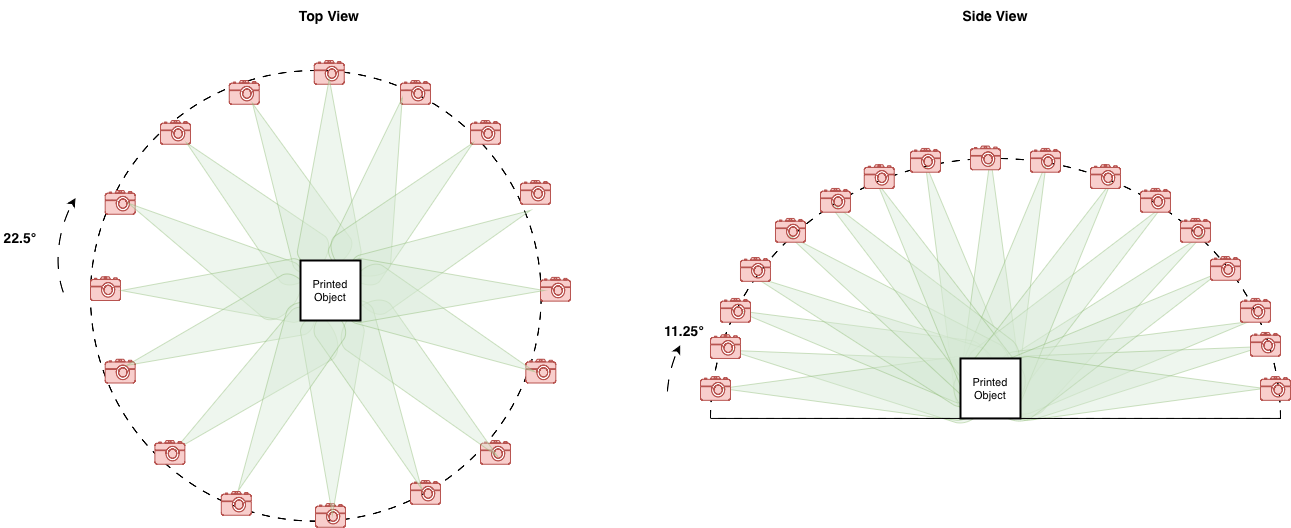
#> input picture CAMERA POSES.drawio.png, 1291 x 528 px
$ python 'RETHINK CODE - 14FEB.py' --input-path 'CAMERA POSES.drawio.png' --output-dir out
#> lines starting #> are read from the running program, lines starting #| are printed output that depends on the picture; after the words box and inside, x2 and y2 are one past the last pixel; in counts of white or black regions, pixels touching at a corner belong together
import argparse
import os
import cv2
import numpy as np

IMAGE_EXTENSIONS = {".jpg", ".jpeg", ".png", ".bmp", ".tif", ".tiff", ".webp"}
DEFAULT_GREEN_HSV_RANGE = "35,20,20:105,255,255"

def preprocess_binary_mask(mask, open_iter=1, close_iter=1, median_ksize=3):
    """Light cleanup for binary masks."""
    cleaned = mask.copy()
    kernel = cv2.getStructuringElement(cv2.MORPH_RECT, (3, 3))
    if open_iter:
        cleaned = cv2.morphologyEx(cleaned, cv2.MORPH_OPEN, kernel, iterations=open_iter)
    if close_iter:
        cleaned = cv2.morphologyEx(cleaned, cv2.MORPH_CLOSE, kernel, iterations=close_iter)
    if median_ksize and median_ksize > 1:
        cleaned = cv2.medianBlur(cleaned, median_ksize)
    return cleaned


def fill_holes_with_outer_contour(mask):
    """Fill holes by drawing only external contours as solid regions."""
    contours, _ = cv2.findContours(mask, cv2.RETR_EXTERNAL, cv2.CHAIN_APPROX_SIMPLE)
    if not contours:
        return mask
    solid = np.zeros_like(mask, dtype=np.uint8)
    cv2.drawContours(solid, contours, -1, 255, thickness=cv2.FILLED)
    return preprocess_binary_mask(solid, open_iter=0, close_iter=2, median_ksize=3)


# [9 lines left out: function build_structure_edge_mask, not called in this run]

def build_hsv_mask(image_bgr, hsv_ranges):
    """Build a binary mask from one or more HSV ranges."""
    hsv = cv2.cvtColor(image_bgr, cv2.COLOR_BGR2HSV)
    combined = None
    for lower, upper in hsv_ranges:
        lower_np = np.array(lower, dtype=np.uint8)
        upper_np = np.array(upper, dtype=np.uint8)
        current = cv2.inRange(hsv, lower_np, upper_np)
        combined = current if combined is None else cv2.bitwise_or(combined, current)
    return preprocess_binary_mask(combined, open_iter=1, close_iter=2, median_ksize=3)

def pick_hsv_roi(
    hsv_mask,
    target_center_frac=(0.5, 0.5),
    min_area_frac=0.01,
    max_area_frac=0.75,
    max_aspect_ratio=3.5,
):
    """Pick an ROI from HSV mask using area/aspect/center scoring."""
    h, w = hsv_mask.shape[:2]
    total_area = float(h * w)
    diag = (h * h + w * w) ** 0.5
    target_x = w * target_center_frac[0]
    target_y = h * target_center_frac[1]

    contours, _ = cv2.findContours(hsv_mask, cv2.RETR_EXTERNAL, cv2.CHAIN_APPROX_SIMPLE)
    if not contours:
        return None, None

    best = None
    best_score = -1.0
    for contour in contours:
        area = cv2.contourArea(contour)
        if area <= 0:
            continue
        area_frac = area / total_area
        if area_frac < min_area_frac or area_frac > max_area_frac:
            continue

        x, y, bw, bh = cv2.boundingRect(contour)
        if bw < 3 or bh < 3:
            continue
        aspect = max(bw, bh) / float(min(bw, bh))
        if aspect > max_aspect_ratio:
            continue

        hull_area = cv2.contourArea(cv2.convexHull(contour))
        solidity = area / hull_area if hull_area > 0 else 0.0
        if solidity < 0.3:
            continue

        cx = x + bw / 2.0
        cy = y + bh / 2.0
        center_dist = (((cx - target_x) ** 2 + (cy - target_y) ** 2) ** 0.5) / diag
        center_weight = max(0.0, 1.0 - center_dist)

        score = (0.45 * area_frac) + (0.25 * solidity) + (0.30 * center_weight)
        if score > best_score:
            best_score = score
            best = (x, y, bw, bh, contour)

    if best is None:
        return None, None
    x, y, bw, bh, contour = best
    return (x, y, bw, bh), contour


# [23 lines left out: function show_result_popup, not called in this run]

def mask_single_image(
    image_path,
    output_path,
    hsv_ranges,
    show_popup=False,
    target_center_frac=(0.5, 0.5),
    min_area_frac=0.005,
    max_area_frac=0.85,
    max_aspect_ratio=6.0,
):
    image = cv2.imread(image_path)
    if image is None:
        raise FileNotFoundError(f"Could not load image: {image_path}")

    blurred = cv2.GaussianBlur(image, (9, 9), 0)
    hsv_mask = build_hsv_mask(blurred, hsv_ranges)
    roi_rect, contour = pick_hsv_roi(
        hsv_mask,
        target_center_frac=target_center_frac,
        min_area_frac=min_area_frac,
        max_area_frac=max_area_frac,
        max_aspect_ratio=max_aspect_ratio,
    )
    if roi_rect is None or contour is None:
        raise RuntimeError("No HSV ROI passed filters. Adjust HSV ranges or geometry thresholds.")

    selected_mask = np.zeros_like(hsv_mask, dtype=np.uint8)
    cv2.drawContours(selected_mask, [contour], -1, 255, thickness=cv2.FILLED)
    selected_mask = preprocess_binary_mask(
        selected_mask, open_iter=0, close_iter=3, median_ksize=5
    )
    selected_mask = fill_holes_with_outer_contour(selected_mask)

    # Keep original resolution to stabilize SfM/camera handling.
    masked_image = cv2.bitwise_and(image, image, mask=selected_mask)

    output_dir = os.path.dirname(output_path)
    if output_dir:
        os.makedirs(output_dir, exist_ok=True)
    if not cv2.imwrite(output_path, masked_image):
        raise RuntimeError(f"Failed to write masked image to: {output_path}")

    if show_popup:
        # Debug-only panel, not used for final mask creation.
        edges_mask = build_structure_edge_mask(blurred)
        show_result_popup(image, hsv_mask, edges_mask, selected_mask, masked_image)


# [16 lines left out: function list_images_in_folder, not called in this run]


def run_mask_batch(
    input_path,
    output_dir,
    hsv_ranges,
    show_popup=False,
    recursive=False,
    target_center_frac=(0.5, 0.5),
    min_area_frac=0.005,
    max_area_frac=0.85,
    max_aspect_ratio=6.0,
):
    if not os.path.exists(input_path):
        raise FileNotFoundError(f"Input path does not exist: {input_path}")
    os.makedirs(output_dir, exist_ok=True)

    if os.path.isfile(input_path):
        image_paths = [input_path]
    else:
        image_paths = list_images_in_folder(input_path, recursive=recursive)
        if not image_paths:
            raise RuntimeError(f"No images found in folder: {input_path}")

    success_count = 0
    failures = []

    for image_path in image_paths:
        stem = os.path.splitext(os.path.basename(image_path))[0]
        output_path = os.path.join(output_dir, f"{stem}_masked_roi.png")
        try:
            mask_single_image(
                image_path=image_path,
                output_path=output_path,
                hsv_ranges=hsv_ranges,
                show_popup=show_popup,
                target_center_frac=target_center_frac,
                min_area_frac=min_area_frac,
                max_area_frac=max_area_frac,
                max_aspect_ratio=max_aspect_ratio,
            )
            success_count += 1
            print(f"[OK]   {os.path.basename(image_path)} -> {output_path}")
        except Exception as exc:
            failures.append((image_path, str(exc)))
            print(f"[FAIL] {os.path.basename(image_path)} -> {exc}")

    print(f"\nBatch complete: {success_count} succeeded, {len(failures)} failed.")
    return failures


def parse_hsv_ranges(hsv_specs):
    """
    Parse repeated --hsv-range args like:
    --hsv-range 35,20,20:105,255,255
    """
    parsed = []
    for spec in hsv_specs:
        try:
            lower_text, upper_text = spec.split(":")
            lower = tuple(int(v) for v in lower_text.split(","))
            upper = tuple(int(v) for v in upper_text.split(","))
            if len(lower) != 3 or len(upper) != 3:
                raise ValueError
            parsed.append((lower, upper))
        except ValueError as exc:
            raise ValueError(
                f"Invalid --hsv-range '{spec}'. Expected format: H,S,V:H,S,V"
            ) from exc
    return parsed

def main():
    parser = argparse.ArgumentParser(
        description="Mask-only batch pipeline (full-frame masked outputs; no SIFT / no point cloud)."
    )
    parser.add_argument("--input-path", type=str, required=True, help="Image file or folder to process.")
    parser.add_argument("--output-dir", type=str, required=True, help="Directory to save *_masked_roi.png outputs.")
    parser.add_argument(
        "--hsv-range",
        action="append",
        default=[DEFAULT_GREEN_HSV_RANGE],
        help="HSV range in H,S,V:H,S,V form. Repeat flag for multiple ranges.",
    )
    parser.add_argument("--show-popup", action="store_true", help="Show per-image preview popup.")
    parser.add_argument("--recursive", action="store_true", help="Process images in subfolders too.")
    parser.add_argument("--target-center-x", type=float, default=0.5, help="Target ROI center x fraction.")
    parser.add_argument("--target-center-y", type=float, default=0.5, help="Target ROI center y fraction.")
    parser.add_argument("--min-area-frac", type=float, default=0.005, help="Minimum ROI area fraction.")
    parser.add_argument("--max-area-frac", type=float, default=0.85, help="Maximum ROI area fraction.")
    parser.add_argument("--max-aspect-ratio", type=float, default=6.0, help="Maximum ROI aspect ratio.")
    args = parser.parse_args()

    hsv_ranges = parse_hsv_ranges(args.hsv_range)
    run_mask_batch(
        input_path=args.input_path,
        output_dir=args.output_dir,
        hsv_ranges=hsv_ranges,
        show_popup=args.show_popup,
        recursive=args.recursive,
        target_center_frac=(args.target_center_x, args.target_center_y),
        min_area_frac=args.min_area_frac,
        max_area_frac=args.max_area_frac,
        max_aspect_ratio=args.max_aspect_ratio,
    )
#> in mask_single_image, image is the input picture: shape (528, 1291, 3); mean B, G, R 245.2, 247.7, 247.6
#> in mask_single_image, `blurred = cv2.GaussianBlur(image, (9, 9), 0)`:
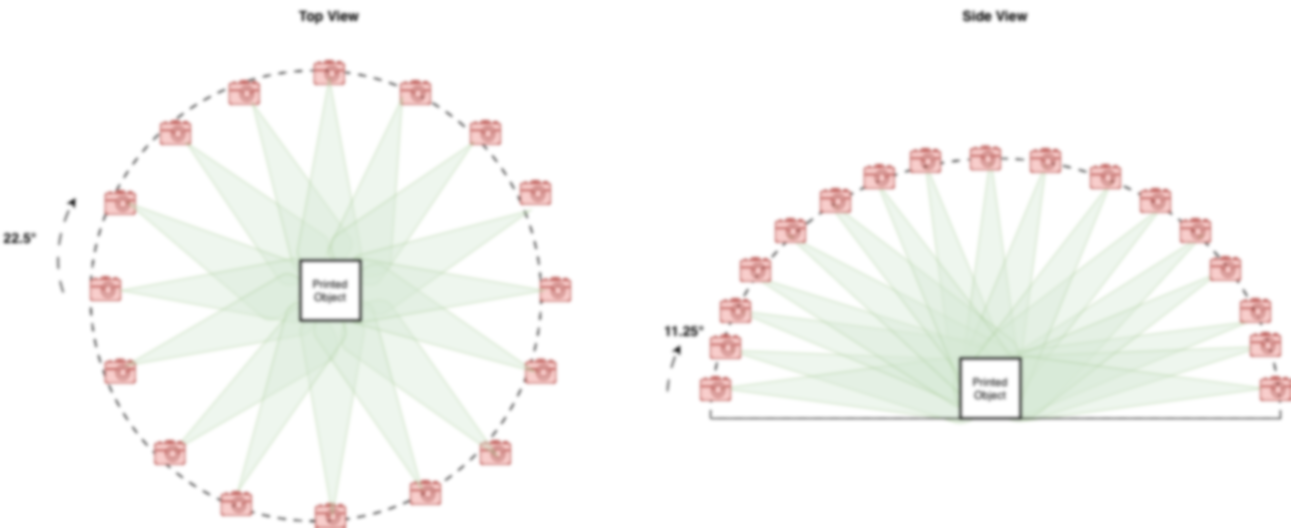
#> blurred: shape (528, 1291, 3); mean B, G, R 245.2, 247.7, 247.6
#> in build_hsv_mask, `hsv = cv2.cvtColor(image_bgr, cv2.COLOR_BGR2HSV)`: hsv: shape (528, 1291, 3); mean H, S, V 13.2, 5, 249.8
#> the loop in build_hsv_mask, `for lower, upper in hsv_ranges:` made 1 pass
#> pass 1, in build_hsv_mask, `current = cv2.inRange(hsv, lower_np, upper_np)`:
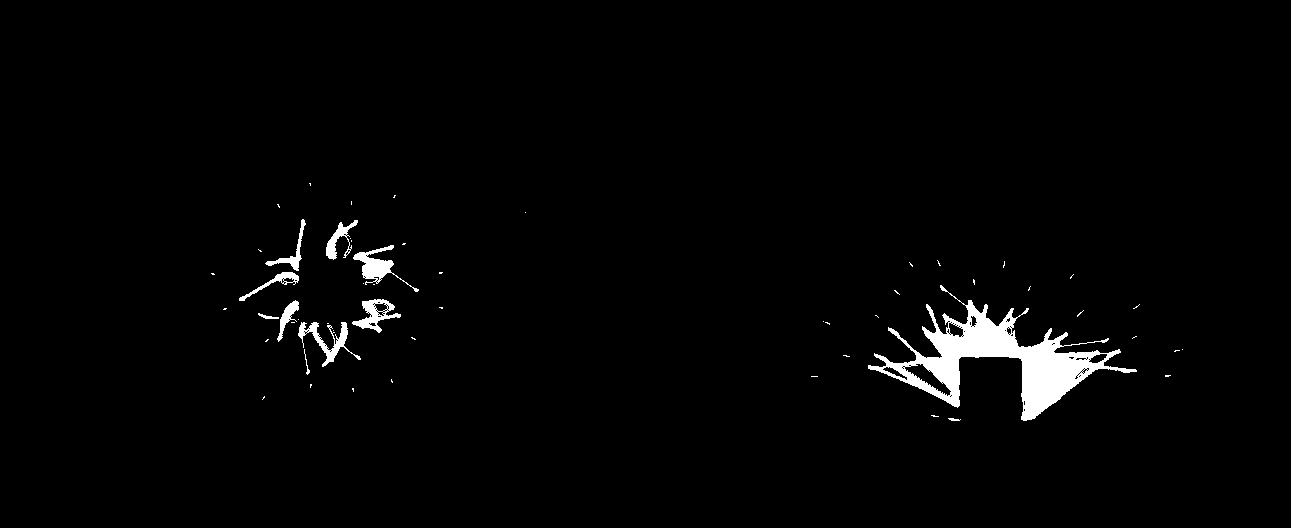
#> current: shape (528, 1291); 2% white; 55 white regions (44 under 20 px), largest, box (x1, y1, x2, y2) and area: (868, 285, 1137, 421) 9432, (353, 245, 419, 292) 791, (298, 322, 361, 367) 730
#> in preprocess_binary_mask, `cleaned = cv2.morphologyEx(cleaned, cv2.MORPH_OPEN, kernel, iterations..`:
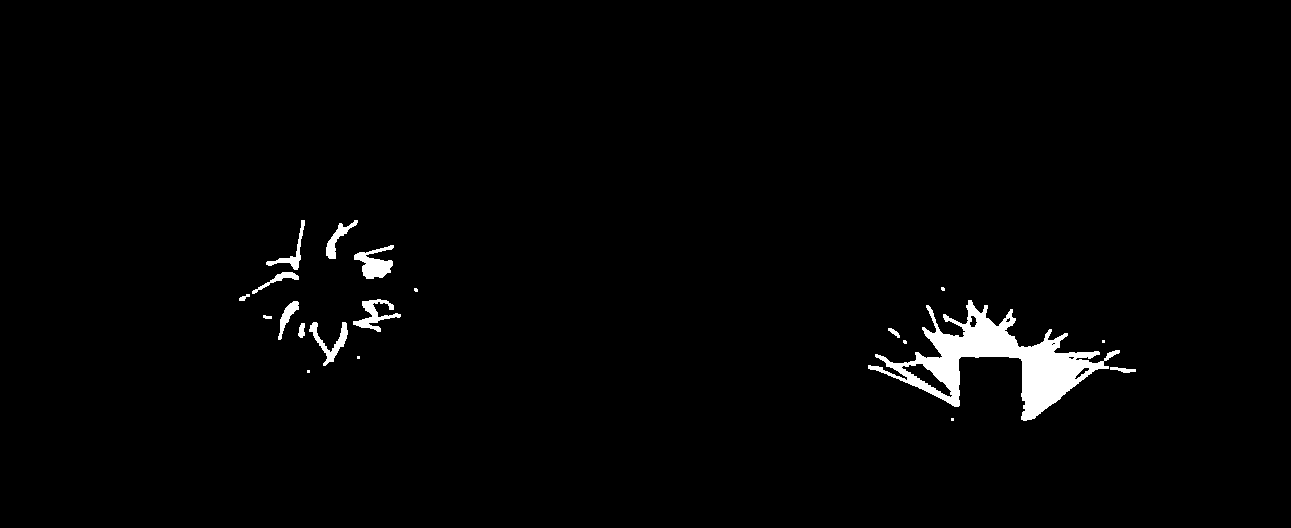
#> cleaned: shape (528, 1291); 1.8% white; 20 white regions (7 under 20 px), largest, box (x1, y1, x2, y2) and area: (868, 300, 1120, 421) 8874, (354, 245, 394, 279) 693, (353, 299, 401, 332) 562
#> in preprocess_binary_mask, `cleaned = cv2.morphologyEx(cleaned, cv2.MORPH_CLOSE, kernel, iteration..`:
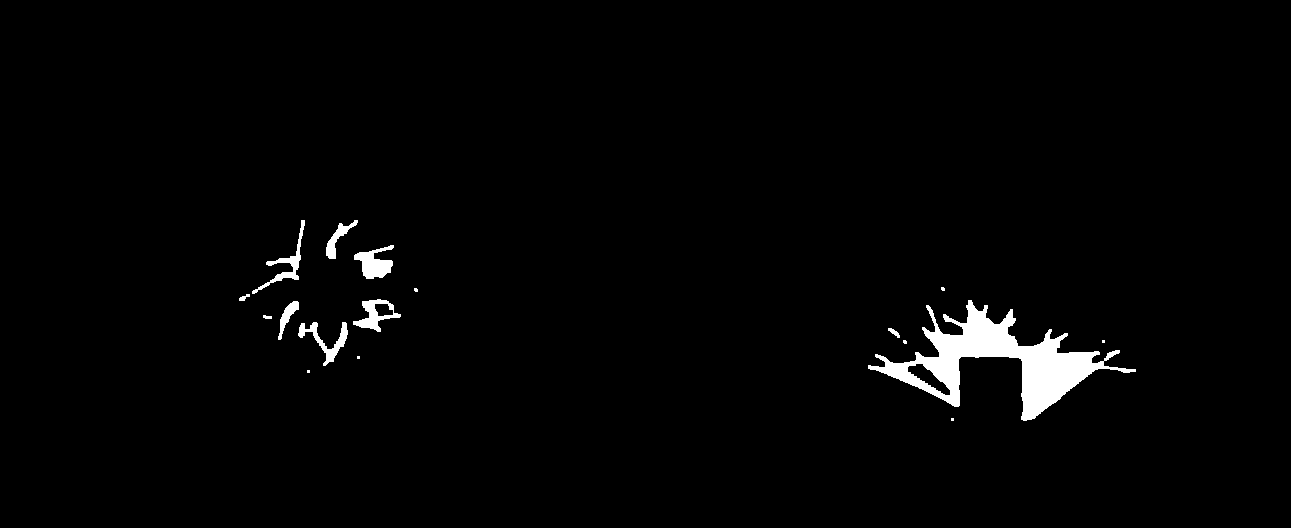
#> cleaned: shape (528, 1291); 1.9% white; 17 white regions (7 under 20 px), largest, box (x1, y1, x2, y2) and area: (868, 300, 1136, 421) 9341, (354, 245, 394, 279) 735, (353, 299, 401, 332) 616
#> in preprocess_binary_mask, `cleaned = cv2.medianBlur(cleaned, median_ksize)`: cleaned: shape (528, 1291); 1.9% white; 17 white regions (7 under 20 px)
#> in pick_hsv_roi, `contours, _ = cv2.findContours(hsv_mask, cv2.RETR_EXTERNAL, cv2.CHAIN_..`: contours = 17 contours, 8 with area under 20; largest, box (x1, y1, x2, y2) and area: (868, 300, 1136, 421) 9317, (354, 245, 394, 279) 661, (353, 299, 401, 332) 525, (298, 322, 348, 366) 520, (252, 220, 305, 294) 474
#> the loop in pick_hsv_roi, `for contour in contours:` made 17 passes
#> (area, area_frac) on passes 6, 12: (38, 5.57e-05), (26.5, 3.89e-05)
#> after the loop in pick_hsv_roi, `for contour in contours:`: best = 5 items, first 5: 868, 300, 268, 121, contour of 438 points, box (x1, y1, x2, y2) (868, 300, 1136, 421), area 9317; best_score = 0.345
#> in pick_hsv_roi, `x, y, bw, bh, contour = best`: contour = contour of 438 points, box (x1, y1, x2, y2) (868, 300, 1136, 421), area 9317
#> in mask_single_image, `roi_rect, contour = pick_hsv_roi( hsv_mask, target_center_frac=target_..`: roi_rect = (868, 300, 268, 121)
#> in mask_single_image, `cv2.drawContours(selected_mask, [contour], -1, 255, thickness=cv2.FILL..`:
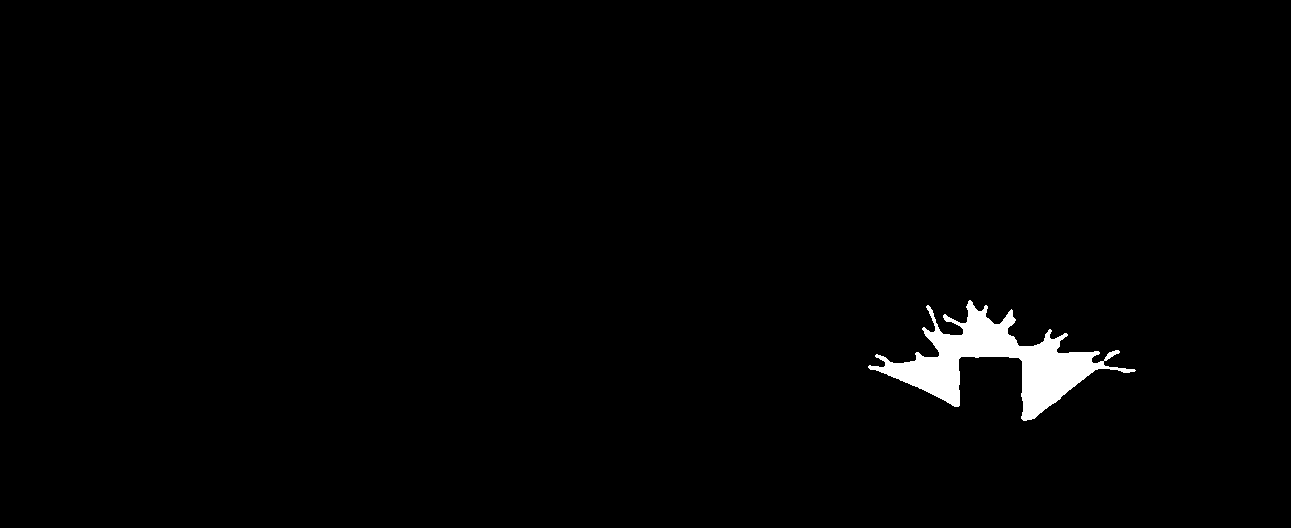
#> selected_mask: shape (528, 1291); 1.4% white; 1 white region, box (x1, y1, x2, y2) and area: (868, 300, 1136, 421) 9811
#> in preprocess_binary_mask (call 2), `cleaned = cv2.morphologyEx(cleaned, cv2.MORPH_CLOSE, kernel, iteration..`: cleaned: shape (528, 1291); 1.5% white; 1 white region, box (x1, y1, x2, y2) and area: (868, 300, 1136, 421) 10042
#> in preprocess_binary_mask (call 2), `cleaned = cv2.medianBlur(cleaned, median_ksize)`: cleaned: shape (528, 1291); 1.5% white; 1 white region
#> in fill_holes_with_outer_contour, `contours, _ = cv2.findContours(mask, cv2.RETR_EXTERNAL, cv2.CHAIN_APPR..`: contours = 1 contour; box (x1, y1, x2, y2) and area: (869, 301, 1134, 421) 9584
#> in preprocess_binary_mask (call 3), `cleaned = cv2.morphologyEx(cleaned, cv2.MORPH_CLOSE, kernel, iteration..`: cleaned: shape (528, 1291); 1.5% white; 1 white region, box (x1, y1, x2, y2) and area: (869, 301, 1134, 421) 10053
#> in preprocess_binary_mask (call 3), `cleaned = cv2.medianBlur(cleaned, median_ksize)`: cleaned: shape (528, 1291); 1.5% white; 1 white region, box (x1, y1, x2, y2) and area: (869, 301, 1134, 421) 10041


if __name__ == "__main__":
    main()

'''
RUN EXAMPLE:

python3 'RETHINK CODE - 14FEB.py' \
  --input-path '/Users/jameswalter/Desktop/Photogammetry/PIPELINE/RAW_IMAGES' \
  --output-dir '/Users/jameswalter/Desktop/Photogammetry/PIPELINE/IMAGES_PROCESSED' \
  --recursive

 WITH SPECIFIC HSV RANGES:

python3 'RETHINK CODE - 14FEB.py' \
  --input-path '/Users/jameswalter/Desktop/Photogammetry/PIPELINE/RAW_IMAGES' \
  --output-dir '/Users/jameswalter/Desktop/Photogammetry/PIPELINE/IMAGES_PROCESSED' \
  --hsv-range 35,20,20:105,255,255

 EXAMPLE 3)

 python3 'RETHINK CODE - 14FEB.py' \
  --input-path '/Users/jameswalter/Desktop/Photogammetry/PIPELINE/RAW_IMAGES' \
  --output-dir '/Users/jameswalter/Desktop/Photogammetry/PIPELINE/IMAGES_PROCESSED' \
  --recursive \
  --hsv-range 35,20,20:105,255,255 \
  --min-area-frac 0.003 \
  --max-area-frac 0.90 \
  --max-aspect-ratio 7.5

EXAMPLE 4)

python3 'RETHINK CODE - 14FEB.py' \
  --input-path '/Users/jameswalter/Desktop/Photogammetry/PIPELINE/RAW_IMAGES' \
  --output-dir '/Users/jameswalter/Desktop/Photogammetry/PIPELINE/IMAGES_PROCESSED' \
  --recursive \
  --hsv-range 35,20,20:105,255,255 \
  --min-area-frac 0.003 \
  --max-area-frac 0.90 \
  --max-aspect-ratio 7.5

'''
